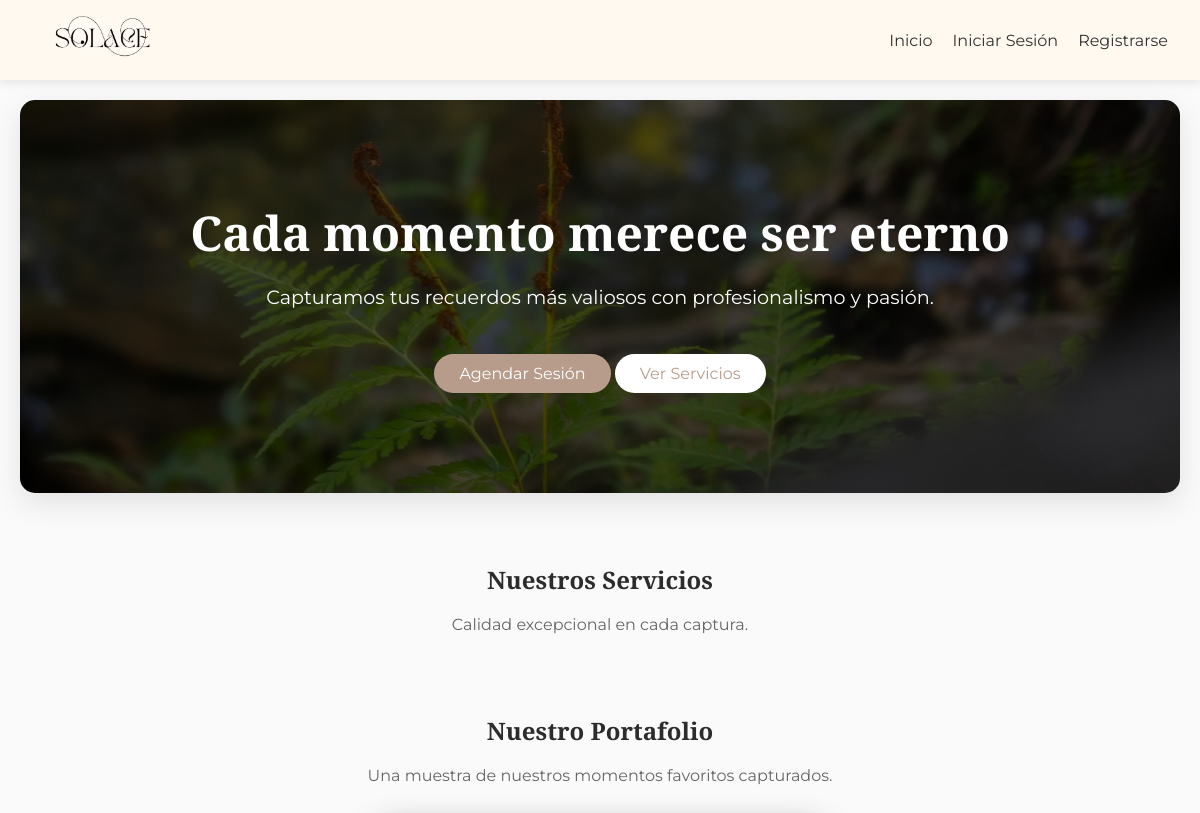
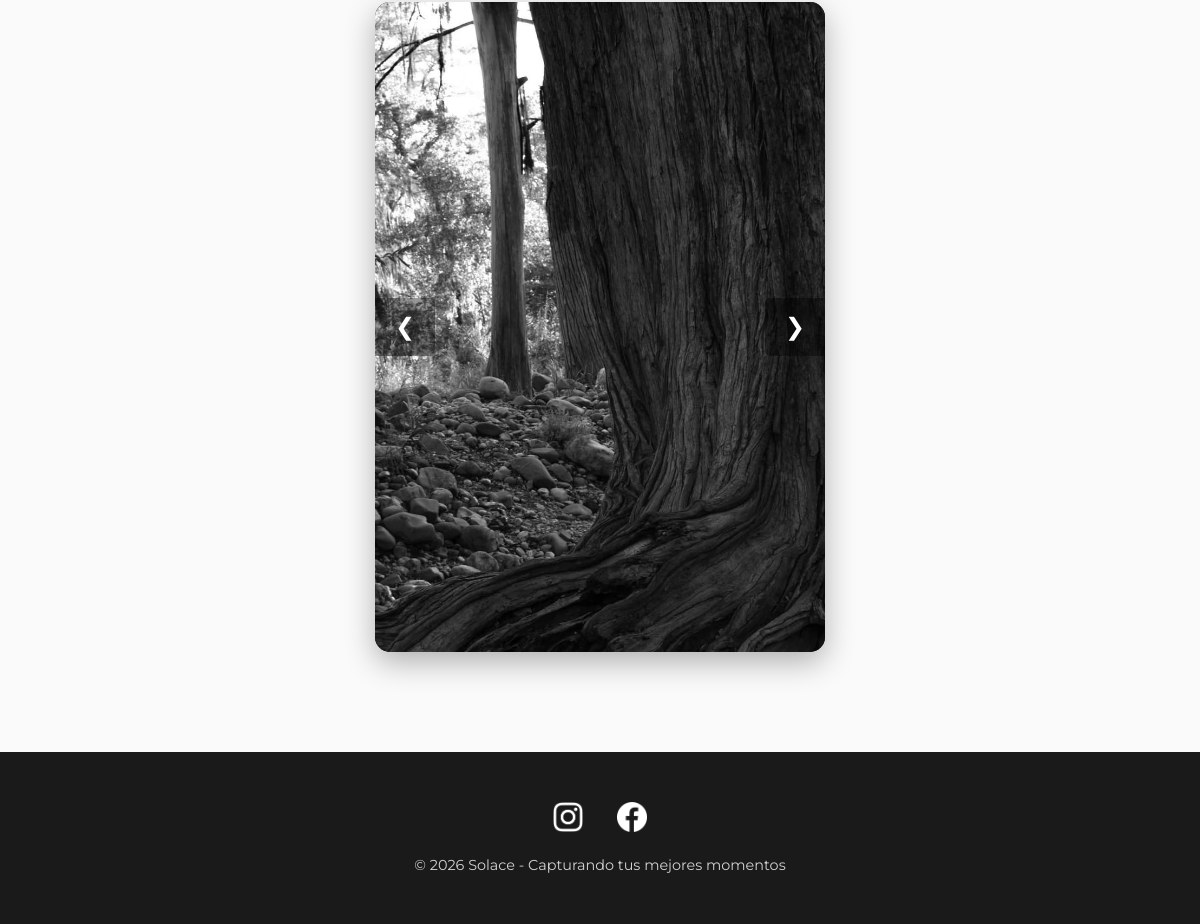
Before: / with the older database file (2 pictures, top to bottom).
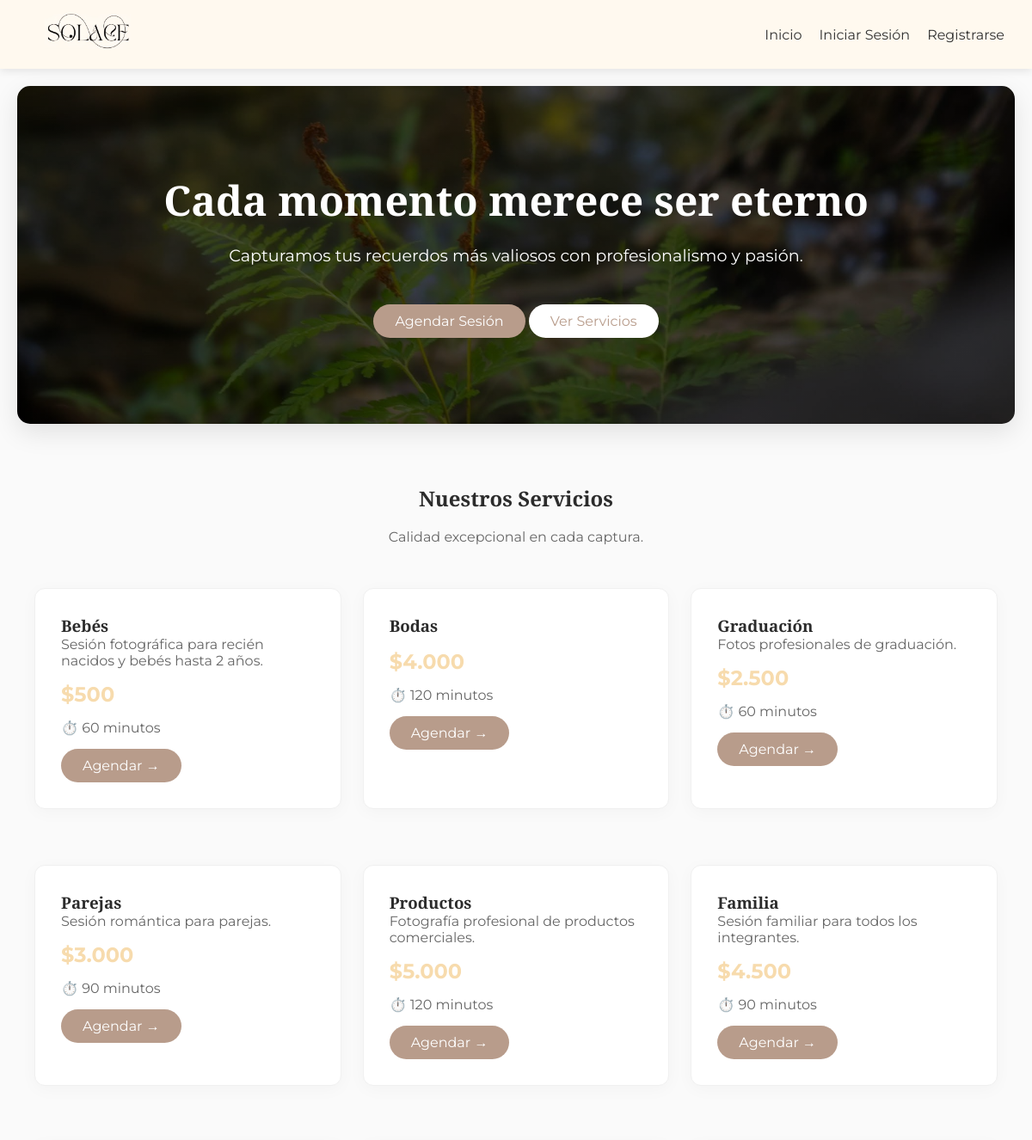
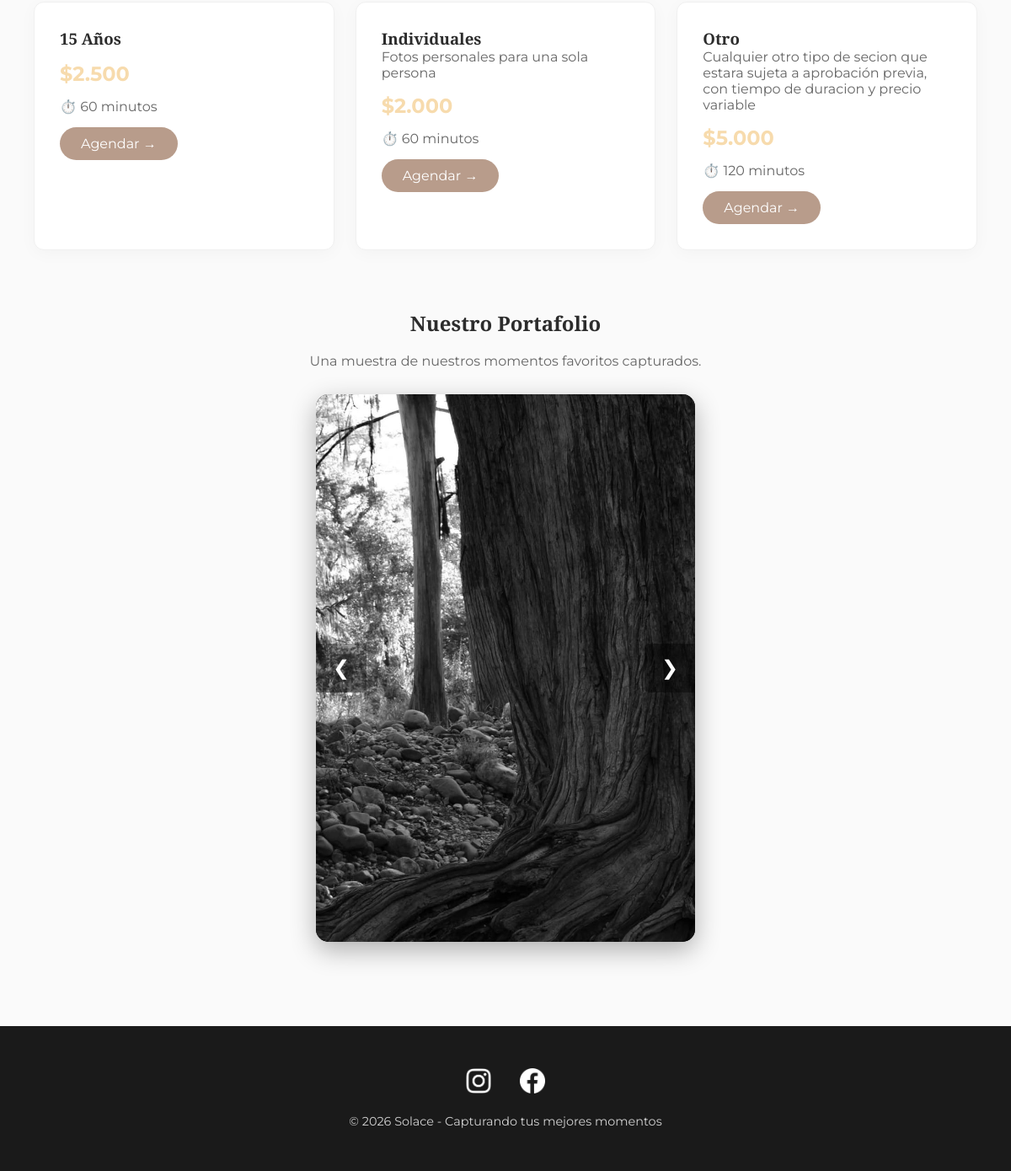
After: the same page with the newer database file (2 pictures, top to bottom).
### tables this page shows
CREATE TABLE `servicios` (
  `id` int(11) NOT NULL,
  `nombre` varchar(50) NOT NULL,
  `descripcion` text DEFAULT NULL,
  `duracion_minutos` int(11) NOT NULL,
  `precio` decimal(10,2) NOT NULL,
  `activo` tinyint(1) DEFAULT 1
);

### index.php (the view, shortened to what this page needs)
<?php
require_once 'database.php';
include 'header.php';
$stmt = $pdo->query("SELECT * FROM servicios WHERE activo = 1");
$servicios = $stmt->fetchAll();
?>
<div class="hero">
    <h1>Cada momento merece ser eterno</h1>
    <p>Capturamos tus recuerdos más valiosos con profesionalismo y pasión.</p>
    <a href="agendar.php" class="btn btn-primary">Agendar Sesión</a>
    <a href="#servicios" class="btn btn-primary2">Ver Servicios</a>
</div>
<section id="servicios">
    <h1 style="text-align: center; color: #2c2c2c; margin-top: 10px;">Nuestros Servicios</h1>
    <br>
    <p style="text-align: center; color: #666;">Calidad excepcional en cada captura.</p>
    <div class="card-grid">
        <?php foreach($servicios as $servicio): ?>
        <div class="card">
            <h3><?php echo htmlspecialchars($servicio['nombre']); ?></h3>
            <p><?php echo htmlspecialchars($servicio['descripcion']); ?></p>
            <p class="precio">$<?php echo number_format($servicio['precio'], 0, ',', '.'); ?></p>
            <p>⏱️ <?php echo $servicio['duracion_minutos']; ?> minutos</p>
            <a href="agendar.php?servicio=<?php echo $servicio['id']; ?>" class="btn btn-primary">Agendar →</a>
        </div>
        <?php endforeach; ?>
    </div>
</section>
<section id="portfolio" class="container">
    <h1 style="text-align: center; color: #2c2c2c; margin-top: 10px;">Nuestro Portafolio</h1>
    <br>
    <p style="text-align: center; color: #666; margin-bottom: 30px;">Una muestra de nuestros momentos favoritos capturados.</p>
    <div class="carousel-container">
        <button class="carousel-btn prev-btn" onclick="moveSlide(-1)">&#10094;</button>
        <div class="carousel-wrapper">
            <div class="carousel-slide">
                <img src="img/PaisajeByN.jpeg" alt="Sesión de Paisajes">
            </div>
        </div>
        <button class="carousel-btn next-btn" onclick="moveSlide(1)">&#10095;</button>
    </div>
</section>
<?php include 'footer.php'; ?>

### header.php (shortened to what this page needs)
<!DOCTYPE html>
<html lang="es">
<head>
    <link rel="stylesheet" href="style.css">
</head>
<body>
    <nav class="navbar">
        <a href="index.php" class="logo"><img class="img2"  src="img/logo.jpeg" alt=""></a>
        <ul class="nav-links">
            <li><a href="index.php">Inicio</a></li>
            <?php if(isset($_SESSION['usuario_id'])): ?>
                <?php if($_SESSION['rol'] == 'admin'): ?>
                    <li><a href="admin.php">Admin Panel</a></li>
                    <li><a href="calendario.php">Calendario</a></li>
                <?php else: ?>
                    <li><a href="dashboard.php">Mi Panel</a></li>
                    <li><a href="mis_citas.php">Mis Citas</a></li>
                    <li><a href="agendar.php">Agendar</a></li>
                <?php endif; ?>
                <li><a href="logout.php">Cerrar Sesión</a></li>
            <?php else: ?>
                <li><a href="login.php">Iniciar Sesión</a></li>
                <li><a href="registro.php">Registrarse</a></li>
            <?php endif; ?>
        </ul>
    </nav>
    <div class="container">

### footer.php
</div>
<footer class="main-footer">
        <div class="social-links">
            <a href="https://www.instagram.com/solacebygey?igsh=MWVtdWlqa242Nm1lcA==" target="_blank">
                <img src="img/insta-logo.png" alt="Instagram">
            </a>
            <a href="https://www.facebook.com/share/1CKcoN93in/" target="_blank">
                <img src="img/face.png" alt="Facebook">
            </a>
        </div>
        <p>&copy; <?php echo date('Y'); ?> Solace - Capturando tus mejores momentos</p>
</footer>
</body>
</html>

### style.css (style rules this page uses)
html { scroll-behavior: smooth; }
* { margin: 0; padding: 0; box-sizing: border-box; }
body { font-family: 'Montserrat', 'Segoe UI', Tahoma, sans-serif; background-color: #fafafa; color: #333333; min-height: 100vh; display: flex; flex-direction: column; }
.container { max-width: 1200px; width: 100%; margin: 0 auto; padding: 20px; flex: 1; }
section { padding: 20px 20px; }
.navbar { background: #fff9ef; box-shadow: 0 2px 10px rgba(0,0,0,0.1); padding: 1rem 2rem; display: flex; justify-content: space-between; align-items: center; flex-wrap: wrap; }
h1, h2, h3, .logo { font-family: 'Playfair Display', serif; font-weight: 600; color: #2c2c2c; }
section p { color: #666666; }
img { height: 40px; width: 40px; }
.img2 { height: auto; width: 110px; padding-left: 10px; }
.logo { font-size: 1.5rem; font-weight: bold; color: #667eea; text-decoration: none; height: auto; width: 110px; padding-left: 10px; }
.nav-links { display: flex; gap: 20px; list-style: none; }
.nav-links a { text-decoration: none; color: #333; transition: color 0.3s; }
.card { background: white; border-radius: 12px; padding: 30px; margin: 20px 0; border: 1px solid #f0f0f0; box-shadow: 0 4px 20px rgba(0,0,0,0.03); transition: all 0.3s ease; }
.card-grid { display: grid; grid-template-columns: repeat(auto-fit, minmax(300px, 1fr)); gap: 25px; margin-top: 30px; }
.btn { display: inline-block; padding: 10px 25px; border-radius: 25px; text-decoration: none; margin-top: 15px; transition: all 0.3s; border: none; cursor: pointer; font-size: 1rem; }
.btn-primary { background: #b89c8b; color: white; }
.btn-primary2 { background: white; color: #b89c8b; }
.hero { text-align: center; padding: 100px 20px; color: white; background-image: linear-gradient(rgba(0, 0, 0, 0.6), rgba(0, 0, 0, 0.6)), url('img/PaisajeREC.jpeg'); background-size: cover; background-position: center; border-radius: 15px; margin-bottom: 40px; box-shadow: 0 10px 30px rgba(0,0,0,0.1); }
.hero h1 { font-size: 3.5rem; color: white; margin-bottom: 20px; }
.hero h1 { font-size: 3rem; margin-bottom: 20px; }
.hero p { font-size: 1.2rem; margin-bottom: 30px; }
.precio { font-size: 1.5rem; font-weight: bold; color: #f7dbad; margin: 15px 0; }
.carousel-container { position: relative; max-width: 450px; margin: 0 auto; border-radius: 15px; overflow: hidden; box-shadow: 0 10px 30px rgba(0,0,0,0.3); background: #1a1a1a; }
.carousel-wrapper { width: 100%; overflow: hidden; }
.carousel-slide { display: flex; transition: transform 0.5s ease-in-out; }
.carousel-slide img { width: 100%; height: 650px; object-fit: cover; object-position: center top; flex-shrink: 0; }
.carousel-btn { position: absolute; top: 50%; transform: translateY(-50%); background-color: rgba(0, 0, 0, 0.4); color: white; border: none; cursor: pointer; padding: 15px 20px; font-size: 24px; z-index: 10; transition: background 0.3s; }
.prev-btn { left: 0; border-radius: 0 5px 5px 0; }
.next-btn { right: 0; border-radius: 5px 0 0 5px; }
.main-footer { background-color: #1a1a1a; color: #ffffff; text-align: center; padding: 50px 20px; margin-top: 60px; }
.social-links { margin-bottom: 20px; }
.social-links a { margin: 0 15px; display: inline-block; transition: transform 0.3s ease; }
.social-links img { height: 30px; width: 30px; filter: brightness(0) invert(1); }
.main-footer p { font-size: 0.9rem; opacity: 0.8; color: white !important; }

Changed rows visible on the page:
added servicios: nombre "Bebés", descripcion "Sesión fotográfica para recién nacidos y bebés hasta 2 años.", precio "500", duracion_minutos "60"
added servicios: nombre "Bodas", precio "4.000", duracion_minutos "120"
added servicios: nombre "Graduación", descripcion "Fotos profesionales de graduación.", precio "2.500", duracion_minutos "60"
added servicios: nombre "Parejas", descripcion "Sesión romántica para parejas.", precio "3.000", duracion_minutos "90"
added servicios: nombre "Productos", descripcion "Fotografía profesional de productos comerciales.", precio "5.000", duracion_minutos "120"
added servicios: nombre "Familia", descripcion "Sesión familiar para todos los integrantes.", precio "4.500", duracion_minutos "90"
added servicios: nombre "15 Años", precio "2.500", duracion_minutos "60"
added servicios: nombre "Individuales", descripcion "Fotos personales para una sola persona", precio "2.000", duracion_minutos "60"
added servicios: nombre "Otro", descripcion "Cualquier otro tipo de secion que estara sujeta a aprobación previa, con tiempo de duracion y precio variable", precio "5.000", duracion_minutos "120"
